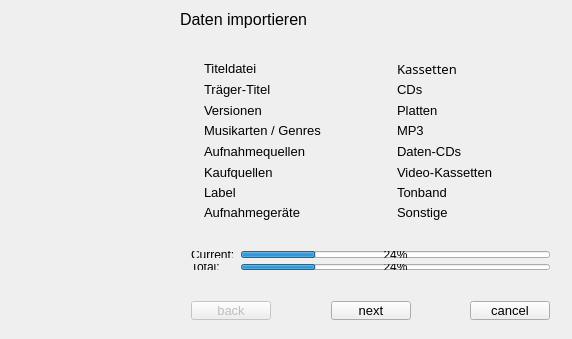
<?xml version="1.0" encoding="UTF-8"?>
<ui version="4.0">
 <class>FirstStartClass</class>
 <widget class="QDialog" name="FirstStartClass">
  <property name="geometry">
   <rect>
    <x>0</x>
    <y>0</y>
    <width>572</width>
    <height>339</height>
   </rect>
  </property>
  <property name="minimumSize">
   <size>
    <width>572</width>
    <height>339</height>
   </size>
  </property>
  <property name="maximumSize">
   <size>
    <width>572</width>
    <height>339</height>
   </size>
  </property>
  <property name="windowTitle">
   <string>WinMusik 3 - First Start</string>
  </property>
  <widget class="QLabel" name="label">
   <property name="geometry">
    <rect>
     <x>0</x>
     <y>0</y>
     <width>166</width>
     <height>341</height>
    </rect>
   </property>
   <property name="frameShape">
    <enum>QFrame::NoFrame</enum>
   </property>
   <property name="frameShadow">
    <enum>QFrame::Plain</enum>
   </property>
   <property name="text">
    <string/>
   </property>
   <property name="pixmap">
    <pixmap resource="../resources.qrc">:/other/resources/setup-wizzard.png</pixmap>
   </property>
   <property name="scaledContents">
    <bool>false</bool>
   </property>
  </widget>
  <widget class="QStackedWidget" name="stackedWidget">
   <property name="geometry">
    <rect>
     <x>170</x>
     <y>10</y>
     <width>391</width>
     <height>271</height>
    </rect>
   </property>
   <property name="locale">
    <locale language="English" country="UnitedStates"/>
   </property>
   <property name="frameShape">
    <enum>QFrame::NoFrame</enum>
   </property>
   <property name="frameShadow">
    <enum>QFrame::Plain</enum>
   </property>
   <property name="currentIndex">
    <number>6</number>
   </property>
   <widget class="QWidget" name="page">
    <widget class="QLabel" name="label_2">
     <property name="geometry">
      <rect>
       <x>10</x>
       <y>40</y>
       <width>361</width>
       <height>171</height>
      </rect>
     </property>
     <property name="font">
      <font>
       <family>Liberation Sans</family>
       <pointsize>10</pointsize>
      </font>
     </property>
     <property name="text">
      <string>Dies ist das erste mal, dass Sie WinMusik gestartet haben. Der Setup-Assistent wird Ihnen helfen das Programm nach Ihren Bedürfnissen einzurichten. Alle Einstellungen können Sie auch später noch über das Setup-Menü anpassen.

Klicken Sie auf &quot;weiter&quot; um fortzufahren.</string>
     </property>
     <property name="textFormat">
      <enum>Qt::PlainText</enum>
     </property>
     <property name="alignment">
      <set>Qt::AlignLeading|Qt::AlignLeft|Qt::AlignTop</set>
     </property>
     <property name="wordWrap">
      <bool>true</bool>
     </property>
    </widget>
    <widget class="QLabel" name="label_18">
     <property name="geometry">
      <rect>
       <x>10</x>
       <y>0</y>
       <width>341</width>
       <height>21</height>
      </rect>
     </property>
     <property name="font">
      <font>
       <family>Liberation Sans</family>
       <pointsize>12</pointsize>
      </font>
     </property>
     <property name="text">
      <string>Welcome to WinMusik 3!</string>
     </property>
     <property name="textFormat">
      <enum>Qt::PlainText</enum>
     </property>
     <property name="alignment">
      <set>Qt::AlignLeading|Qt::AlignLeft|Qt::AlignTop</set>
     </property>
    </widget>
   </widget>
   <widget class="QWidget" name="page_2">
    <widget class="QLabel" name="label_16">
     <property name="geometry">
      <rect>
       <x>10</x>
       <y>0</y>
       <width>341</width>
       <height>21</height>
      </rect>
     </property>
     <property name="font">
      <font>
       <family>Liberation Sans</family>
       <pointsize>12</pointsize>
      </font>
     </property>
     <property name="text">
      <string>Neuinstallation oder Wiederherstellung?</string>
     </property>
     <property name="alignment">
      <set>Qt::AlignLeading|Qt::AlignLeft|Qt::AlignTop</set>
     </property>
    </widget>
    <widget class="QLabel" name="label_17">
     <property name="geometry">
      <rect>
       <x>10</x>
       <y>40</y>
       <width>361</width>
       <height>141</height>
      </rect>
     </property>
     <property name="font">
      <font>
       <family>Liberation Sans</family>
       <pointsize>10</pointsize>
      </font>
     </property>
     <property name="text">
      <string>Falls WinMusik 3.x bereits zuvor auf Ihrem Rechner installiert war, können Sie die alten Daten übernehmen. Geben Sie dazu einfach das Datenverzeichnis der alten Installation an, dann werden sämtliche Einstellungen und Daten übernommen.

Handelt es sich um eine Neuinstallation, klicken Sie einfach auf &quot;weiter&quot;.
</string>
     </property>
     <property name="alignment">
      <set>Qt::AlignLeading|Qt::AlignLeft|Qt::AlignTop</set>
     </property>
     <property name="wordWrap">
      <bool>true</bool>
     </property>
    </widget>
    <widget class="QWidget" name="horizontalLayout_4">
     <property name="geometry">
      <rect>
       <x>10</x>
       <y>190</y>
       <width>381</width>
       <height>34</height>
      </rect>
     </property>
     <layout class="QHBoxLayout" name="_2">
      <property name="spacing">
       <number>4</number>
      </property>
      <item>
       <widget class="QLabel" name="label_19">
        <property name="sizePolicy">
         <sizepolicy hsizetype="Preferred" vsizetype="Fixed">
          <horstretch>0</horstretch>
          <verstretch>0</verstretch>
         </sizepolicy>
        </property>
        <property name="font">
         <font>
          <family>Liberation Sans</family>
          <pointsize>10</pointsize>
         </font>
        </property>
        <property name="text">
         <string>Pfad:</string>
        </property>
       </widget>
      </item>
      <item>
       <widget class="QLineEdit" name="recoverpath">
        <property name="font">
         <font>
          <family>Liberation Sans</family>
         </font>
        </property>
       </widget>
      </item>
      <item>
       <widget class="QToolButton" name="selectrecoverpath">
        <property name="font">
         <font>
          <family>Liberation Sans</family>
         </font>
        </property>
        <property name="text">
         <string/>
        </property>
        <property name="icon">
         <iconset resource="../resources.qrc">
          <normaloff>:/icons/resources/folder-open-16.png</normaloff>:/icons/resources/folder-open-16.png</iconset>
        </property>
       </widget>
      </item>
     </layout>
    </widget>
   </widget>
   <widget class="QWidget" name="page_3">
    <widget class="QLabel" name="label_10">
     <property name="geometry">
      <rect>
       <x>10</x>
       <y>0</y>
       <width>341</width>
       <height>18</height>
      </rect>
     </property>
     <property name="font">
      <font>
       <family>Liberation Sans</family>
       <pointsize>12</pointsize>
      </font>
     </property>
     <property name="text">
      <string>Lokales Datenverzeichnis</string>
     </property>
     <property name="alignment">
      <set>Qt::AlignLeading|Qt::AlignLeft|Qt::AlignTop</set>
     </property>
    </widget>
    <widget class="QLabel" name="label_11">
     <property name="geometry">
      <rect>
       <x>10</x>
       <y>40</y>
       <width>361</width>
       <height>71</height>
      </rect>
     </property>
     <property name="font">
      <font>
       <family>Liberation Sans</family>
       <pointsize>10</pointsize>
      </font>
     </property>
     <property name="text">
      <string>Bitte geben Sie den Pfad an, in dem WinMusik seine Daten speichern soll.</string>
     </property>
     <property name="alignment">
      <set>Qt::AlignLeading|Qt::AlignLeft|Qt::AlignTop</set>
     </property>
     <property name="wordWrap">
      <bool>true</bool>
     </property>
    </widget>
    <widget class="QWidget" name="horizontalLayout_2">
     <property name="geometry">
      <rect>
       <x>10</x>
       <y>120</y>
       <width>381</width>
       <height>34</height>
      </rect>
     </property>
     <layout class="QHBoxLayout" name="_3">
      <property name="spacing">
       <number>4</number>
      </property>
      <item>
       <widget class="QLabel" name="label_14">
        <property name="sizePolicy">
         <sizepolicy hsizetype="Preferred" vsizetype="Fixed">
          <horstretch>0</horstretch>
          <verstretch>0</verstretch>
         </sizepolicy>
        </property>
        <property name="font">
         <font>
          <family>Liberation Sans</family>
          <pointsize>10</pointsize>
         </font>
        </property>
        <property name="text">
         <string>Pfad:</string>
        </property>
       </widget>
      </item>
      <item>
       <widget class="QLineEdit" name="localdatapath">
        <property name="font">
         <font>
          <family>Liberation Sans</family>
         </font>
        </property>
       </widget>
      </item>
      <item>
       <widget class="QToolButton" name="selectdatapath">
        <property name="font">
         <font>
          <family>Liberation Sans</family>
         </font>
        </property>
        <property name="text">
         <string/>
        </property>
        <property name="icon">
         <iconset resource="../resources.qrc">
          <normaloff>:/icons/resources/folder-open-16.png</normaloff>:/icons/resources/folder-open-16.png</iconset>
        </property>
       </widget>
      </item>
     </layout>
    </widget>
   </widget>
   <widget class="QWidget" name="page_4">
    <widget class="QLabel" name="label_13">
     <property name="geometry">
      <rect>
       <x>10</x>
       <y>0</y>
       <width>341</width>
       <height>18</height>
      </rect>
     </property>
     <property name="font">
      <font>
       <family>Liberation Sans</family>
       <pointsize>12</pointsize>
      </font>
     </property>
     <property name="text">
      <string>Daten importieren</string>
     </property>
     <property name="alignment">
      <set>Qt::AlignLeading|Qt::AlignLeft|Qt::AlignTop</set>
     </property>
    </widget>
    <widget class="QLabel" name="label_12">
     <property name="geometry">
      <rect>
       <x>10</x>
       <y>40</y>
       <width>361</width>
       <height>81</height>
      </rect>
     </property>
     <property name="font">
      <font>
       <family>Liberation Sans</family>
       <pointsize>10</pointsize>
      </font>
     </property>
     <property name="text">
      <string>Falls Sie zuvor mit WinMusik 2.x gearbeitet haben, können Sie dessen Daten importieren. Geben Sie dazu den Pfad des Datenverzeichnisses an. Klicken Sie auf &quot;weiter&quot;, wenn Sie keine Daten importieren möchten.</string>
     </property>
     <property name="alignment">
      <set>Qt::AlignLeading|Qt::AlignLeft|Qt::AlignTop</set>
     </property>
     <property name="wordWrap">
      <bool>true</bool>
     </property>
    </widget>
    <widget class="QWidget" name="layoutWidget">
     <property name="geometry">
      <rect>
       <x>10</x>
       <y>140</y>
       <width>381</width>
       <height>54</height>
      </rect>
     </property>
     <layout class="QFormLayout" name="formLayout">
      <item row="0" column="0">
       <widget class="QLabel" name="label_15">
        <property name="sizePolicy">
         <sizepolicy hsizetype="Preferred" vsizetype="Fixed">
          <horstretch>0</horstretch>
          <verstretch>0</verstretch>
         </sizepolicy>
        </property>
        <property name="font">
         <font>
          <family>Liberation Sans</family>
          <pointsize>10</pointsize>
         </font>
        </property>
        <property name="text">
         <string>Pfad:</string>
        </property>
       </widget>
      </item>
      <item row="0" column="1">
       <layout class="QHBoxLayout" name="_4">
        <property name="spacing">
         <number>4</number>
        </property>
        <item>
         <widget class="QLineEdit" name="importpath">
          <property name="font">
           <font>
            <family>Liberation Sans</family>
           </font>
          </property>
         </widget>
        </item>
        <item>
         <widget class="QToolButton" name="selectimportpath">
          <property name="font">
           <font>
            <family>Liberation Sans</family>
           </font>
          </property>
          <property name="text">
           <string/>
          </property>
          <property name="icon">
           <iconset resource="../resources.qrc">
            <normaloff>:/icons/resources/folder-open-16.png</normaloff>:/icons/resources/folder-open-16.png</iconset>
          </property>
         </widget>
        </item>
       </layout>
      </item>
      <item row="1" column="0">
       <widget class="QLabel" name="label_3">
        <property name="text">
         <string>Charset:</string>
        </property>
       </widget>
      </item>
      <item row="1" column="1">
       <layout class="QHBoxLayout" name="horizontalLayout_5">
        <item>
         <widget class="QComboBox" name="charset"/>
        </item>
        <item>
         <spacer name="horizontalSpacer">
          <property name="orientation">
           <enum>Qt::Horizontal</enum>
          </property>
          <property name="sizeHint" stdset="0">
           <size>
            <width>40</width>
            <height>20</height>
           </size>
          </property>
         </spacer>
        </item>
       </layout>
      </item>
     </layout>
    </widget>
   </widget>
   <widget class="QWidget" name="page_5">
    <widget class="QLabel" name="label_25">
     <property name="geometry">
      <rect>
       <x>10</x>
       <y>40</y>
       <width>361</width>
       <height>81</height>
      </rect>
     </property>
     <property name="font">
      <font>
       <family>Liberation Sans</family>
       <pointsize>10</pointsize>
      </font>
     </property>
     <property name="text">
      <string>Die Konfigurationsdaten sind nun vollständig. Über die Menüoption &quot;Einstellungen&quot; können Sie weitere Einstellungen vornehmen.</string>
     </property>
     <property name="alignment">
      <set>Qt::AlignLeading|Qt::AlignLeft|Qt::AlignTop</set>
     </property>
     <property name="wordWrap">
      <bool>true</bool>
     </property>
    </widget>
    <widget class="QLabel" name="label_27">
     <property name="geometry">
      <rect>
       <x>10</x>
       <y>0</y>
       <width>341</width>
       <height>21</height>
      </rect>
     </property>
     <property name="font">
      <font>
       <family>Liberation Sans</family>
       <pointsize>12</pointsize>
      </font>
     </property>
     <property name="text">
      <string>Konfiguration komplett</string>
     </property>
     <property name="alignment">
      <set>Qt::AlignLeading|Qt::AlignLeft|Qt::AlignTop</set>
     </property>
    </widget>
    <widget class="QLabel" name="label_30">
     <property name="geometry">
      <rect>
       <x>10</x>
       <y>120</y>
       <width>361</width>
       <height>81</height>
      </rect>
     </property>
     <property name="font">
      <font>
       <family>Liberation Sans</family>
       <pointsize>10</pointsize>
      </font>
     </property>
     <property name="text">
      <string>Klicken Sie auf &quot;fertig&quot;, um die Konfigurationsdaten zu Speichern und WinMusik zu starten.</string>
     </property>
     <property name="alignment">
      <set>Qt::AlignLeading|Qt::AlignLeft|Qt::AlignTop</set>
     </property>
     <property name="wordWrap">
      <bool>true</bool>
     </property>
    </widget>
   </widget>
   <widget class="QWidget" name="page_6">
    <widget class="QLabel" name="label_31">
     <property name="geometry">
      <rect>
       <x>10</x>
       <y>0</y>
       <width>341</width>
       <height>21</height>
      </rect>
     </property>
     <property name="font">
      <font>
       <family>Liberation Sans</family>
       <pointsize>12</pointsize>
      </font>
     </property>
     <property name="text">
      <string>Konfiguration komplett</string>
     </property>
     <property name="alignment">
      <set>Qt::AlignLeading|Qt::AlignLeft|Qt::AlignTop</set>
     </property>
    </widget>
    <widget class="QLabel" name="label_32">
     <property name="geometry">
      <rect>
       <x>10</x>
       <y>40</y>
       <width>361</width>
       <height>81</height>
      </rect>
     </property>
     <property name="font">
      <font>
       <family>Liberation Sans</family>
       <pointsize>10</pointsize>
      </font>
     </property>
     <property name="text">
      <string>Die Konfigurationsdaten sind nun vollständig. Über die Menüoption &quot;Einstellungen&quot; können Sie weitere Einstellungen vornehmen.</string>
     </property>
     <property name="alignment">
      <set>Qt::AlignLeading|Qt::AlignLeft|Qt::AlignTop</set>
     </property>
     <property name="wordWrap">
      <bool>true</bool>
     </property>
    </widget>
    <widget class="QLabel" name="label_34">
     <property name="geometry">
      <rect>
       <x>10</x>
       <y>120</y>
       <width>361</width>
       <height>81</height>
      </rect>
     </property>
     <property name="font">
      <font>
       <family>Liberation Sans</family>
       <pointsize>10</pointsize>
      </font>
     </property>
     <property name="text">
      <string>Klicken Sie auf &quot;weiter&quot;, um die Konfigurationsdaten zu Speichern und die Daten von WinMusik Version 2.x zu importieren.</string>
     </property>
     <property name="alignment">
      <set>Qt::AlignLeading|Qt::AlignLeft|Qt::AlignTop</set>
     </property>
     <property name="wordWrap">
      <bool>true</bool>
     </property>
    </widget>
   </widget>
   <widget class="QWidget" name="page_7">
    <widget class="QLabel" name="label_22">
     <property name="geometry">
      <rect>
       <x>10</x>
       <y>0</y>
       <width>341</width>
       <height>18</height>
      </rect>
     </property>
     <property name="font">
      <font>
       <family>Liberation Sans</family>
       <pointsize>12</pointsize>
      </font>
     </property>
     <property name="text">
      <string>Daten importieren</string>
     </property>
     <property name="alignment">
      <set>Qt::AlignLeading|Qt::AlignLeft|Qt::AlignTop</set>
     </property>
    </widget>
    <widget class="QWidget" name="layoutWidget">
     <property name="geometry">
      <rect>
       <x>10</x>
       <y>40</y>
       <width>381</width>
       <height>181</height>
      </rect>
     </property>
     <layout class="QGridLayout" name="_5">
      <item row="0" column="0">
       <widget class="QLabel" name="import_titeldatei">
        <property name="text">
         <string/>
        </property>
        <property name="pixmap">
         <pixmap resource="../resources.qrc">:/icons/resources/button_ok.png</pixmap>
        </property>
       </widget>
      </item>
      <item row="0" column="1">
       <widget class="QLabel" name="label_24">
        <property name="font">
         <font>
          <family>Liberation Sans</family>
          <pointsize>10</pointsize>
         </font>
        </property>
        <property name="text">
         <string>Titeldatei</string>
        </property>
       </widget>
      </item>
      <item row="0" column="3">
       <widget class="QLabel" name="import_kassetten">
        <property name="text">
         <string/>
        </property>
        <property name="pixmap">
         <pixmap resource="../resources.qrc">:/icons/resources/button_ok.png</pixmap>
        </property>
       </widget>
      </item>
      <item row="0" column="4">
       <widget class="QLabel" name="label_61">
        <property name="font">
         <font>
          <family>Luxi Sans</family>
          <pointsize>10</pointsize>
         </font>
        </property>
        <property name="text">
         <string>Kassetten</string>
        </property>
       </widget>
      </item>
      <item row="0" column="5">
       <spacer>
        <property name="orientation">
         <enum>Qt::Horizontal</enum>
        </property>
        <property name="sizeHint" stdset="0">
         <size>
          <width>40</width>
          <height>20</height>
         </size>
        </property>
       </spacer>
      </item>
      <item row="1" column="0">
       <widget class="QLabel" name="import_traegertitel">
        <property name="text">
         <string/>
        </property>
        <property name="pixmap">
         <pixmap resource="../resources.qrc">:/icons/resources/button_ok.png</pixmap>
        </property>
       </widget>
      </item>
      <item row="1" column="1">
       <widget class="QLabel" name="label_26">
        <property name="font">
         <font>
          <family>Liberation Sans</family>
          <pointsize>10</pointsize>
         </font>
        </property>
        <property name="text">
         <string>Träger-Titel</string>
        </property>
       </widget>
      </item>
      <item row="1" column="3">
       <widget class="QLabel" name="import_cds">
        <property name="text">
         <string/>
        </property>
        <property name="pixmap">
         <pixmap resource="../resources.qrc">:/icons/resources/button_ok.png</pixmap>
        </property>
       </widget>
      </item>
      <item row="1" column="4">
       <widget class="QLabel" name="Label_62">
        <property name="font">
         <font>
          <family>Liberation Sans</family>
          <pointsize>10</pointsize>
         </font>
        </property>
        <property name="text">
         <string>CDs</string>
        </property>
       </widget>
      </item>
      <item row="2" column="0">
       <widget class="QLabel" name="import_versionen">
        <property name="text">
         <string/>
        </property>
        <property name="pixmap">
         <pixmap resource="../resources.qrc">:/icons/resources/button_ok.png</pixmap>
        </property>
       </widget>
      </item>
      <item row="2" column="1">
       <widget class="QLabel" name="label_28">
        <property name="font">
         <font>
          <family>Liberation Sans</family>
          <pointsize>10</pointsize>
         </font>
        </property>
        <property name="text">
         <string>Versionen</string>
        </property>
       </widget>
      </item>
      <item row="2" column="3">
       <widget class="QLabel" name="import_platten">
        <property name="text">
         <string/>
        </property>
        <property name="pixmap">
         <pixmap resource="../resources.qrc">:/icons/resources/button_ok.png</pixmap>
        </property>
       </widget>
      </item>
      <item row="2" column="4">
       <widget class="QLabel" name="label_49">
        <property name="font">
         <font>
          <family>Liberation Sans</family>
          <pointsize>10</pointsize>
         </font>
        </property>
        <property name="text">
         <string>Platten</string>
        </property>
       </widget>
      </item>
      <item row="3" column="0">
       <widget class="QLabel" name="import_musikarten">
        <property name="text">
         <string/>
        </property>
        <property name="pixmap">
         <pixmap resource="../resources.qrc">:/icons/resources/button_ok.png</pixmap>
        </property>
       </widget>
      </item>
      <item row="3" column="1">
       <widget class="QLabel" name="Labe_28">
        <property name="font">
         <font>
          <family>Liberation Sans</family>
          <pointsize>10</pointsize>
         </font>
        </property>
        <property name="text">
         <string>Musikarten / Genres</string>
        </property>
       </widget>
      </item>
      <item row="3" column="3">
       <widget class="QLabel" name="import_mp3">
        <property name="text">
         <string/>
        </property>
        <property name="pixmap">
         <pixmap resource="../resources.qrc">:/icons/resources/button_ok.png</pixmap>
        </property>
       </widget>
      </item>
      <item row="3" column="4">
       <widget class="QLabel" name="label_52">
        <property name="font">
         <font>
          <family>Liberation Sans</family>
          <pointsize>10</pointsize>
         </font>
        </property>
        <property name="text">
         <string>MP3</string>
        </property>
       </widget>
      </item>
      <item row="4" column="0">
       <widget class="QLabel" name="import_quellen">
        <property name="text">
         <string/>
        </property>
        <property name="pixmap">
         <pixmap resource="../resources.qrc">:/icons/resources/button_ok.png</pixmap>
        </property>
       </widget>
      </item>
      <item row="4" column="1">
       <widget class="QLabel" name="label_29">
        <property name="font">
         <font>
          <family>Liberation Sans</family>
          <pointsize>10</pointsize>
         </font>
        </property>
        <property name="text">
         <string>Aufnahmequellen</string>
        </property>
       </widget>
      </item>
      <item row="4" column="3">
       <widget class="QLabel" name="import_daten">
        <property name="text">
         <string/>
        </property>
        <property name="pixmap">
         <pixmap resource="../resources.qrc">:/icons/resources/button_ok.png</pixmap>
        </property>
       </widget>
      </item>
      <item row="4" column="4">
       <widget class="QLabel" name="label_54">
        <property name="font">
         <font>
          <family>Liberation Sans</family>
          <pointsize>10</pointsize>
         </font>
        </property>
        <property name="text">
         <string>Daten-CDs</string>
        </property>
       </widget>
      </item>
      <item row="5" column="0">
       <widget class="QLabel" name="import_kaufquellen">
        <property name="text">
         <string/>
        </property>
        <property name="pixmap">
         <pixmap resource="../resources.qrc">:/icons/resources/button_ok.png</pixmap>
        </property>
       </widget>
      </item>
      <item row="5" column="1">
       <widget class="QLabel" name="label_33">
        <property name="font">
         <font>
          <family>Liberation Sans</family>
          <pointsize>10</pointsize>
         </font>
        </property>
        <property name="text">
         <string>Kaufquellen</string>
        </property>
       </widget>
      </item>
      <item row="5" column="3">
       <widget class="QLabel" name="import_video">
        <property name="text">
         <string/>
        </property>
        <property name="pixmap">
         <pixmap resource="../resources.qrc">:/icons/resources/button_ok.png</pixmap>
        </property>
       </widget>
      </item>
      <item row="5" column="4">
       <widget class="QLabel" name="label_56">
        <property name="font">
         <font>
          <family>Liberation Sans</family>
          <pointsize>10</pointsize>
         </font>
        </property>
        <property name="text">
         <string>Video-Kassetten</string>
        </property>
       </widget>
      </item>
      <item row="7" column="0">
       <widget class="QLabel" name="import_label">
        <property name="text">
         <string/>
        </property>
        <property name="pixmap">
         <pixmap resource="../resources.qrc">:/icons/resources/button_ok.png</pixmap>
        </property>
       </widget>
      </item>
      <item row="7" column="1">
       <widget class="QLabel" name="label_35">
        <property name="font">
         <font>
          <family>Liberation Sans</family>
          <pointsize>10</pointsize>
         </font>
        </property>
        <property name="text">
         <string>Label</string>
        </property>
       </widget>
      </item>
      <item row="7" column="4">
       <widget class="QLabel" name="label_57">
        <property name="font">
         <font>
          <family>Liberation Sans</family>
          <pointsize>10</pointsize>
         </font>
        </property>
        <property name="text">
         <string>Tonband</string>
        </property>
       </widget>
      </item>
      <item row="8" column="3">
       <widget class="QLabel" name="import_sonstige">
        <property name="text">
         <string/>
        </property>
        <property name="pixmap">
         <pixmap resource="../resources.qrc">:/icons/resources/button_ok.png</pixmap>
        </property>
       </widget>
      </item>
      <item row="8" column="4">
       <widget class="QLabel" name="label_59">
        <property name="font">
         <font>
          <family>Liberation Sans</family>
          <pointsize>10</pointsize>
         </font>
        </property>
        <property name="text">
         <string>Sonstige</string>
        </property>
       </widget>
      </item>
      <item row="0" column="2">
       <spacer>
        <property name="orientation">
         <enum>Qt::Horizontal</enum>
        </property>
        <property name="sizeHint" stdset="0">
         <size>
          <width>40</width>
          <height>20</height>
         </size>
        </property>
       </spacer>
      </item>
      <item row="8" column="0">
       <widget class="QLabel" name="import_geraete">
        <property name="text">
         <string/>
        </property>
        <property name="pixmap">
         <pixmap resource="../resources.qrc">:/icons/resources/button_ok.png</pixmap>
        </property>
       </widget>
      </item>
      <item row="8" column="1">
       <widget class="QLabel" name="label_36">
        <property name="font">
         <font>
          <family>Liberation Sans</family>
          <pointsize>10</pointsize>
         </font>
        </property>
        <property name="text">
         <string>Aufnahmegeräte</string>
        </property>
       </widget>
      </item>
      <item row="7" column="3">
       <widget class="QLabel" name="import_band">
        <property name="text">
         <string/>
        </property>
        <property name="pixmap">
         <pixmap resource="../resources.qrc">:/icons/resources/button_ok.png</pixmap>
        </property>
       </widget>
      </item>
     </layout>
    </widget>
    <widget class="QWidget" name="">
     <property name="geometry">
      <rect>
       <x>10</x>
       <y>230</y>
       <width>381</width>
       <height>41</height>
      </rect>
     </property>
     <layout class="QGridLayout" name="gridLayout">
      <item row="0" column="0">
       <widget class="QLabel" name="label_5">
        <property name="text">
         <string>Current:</string>
        </property>
       </widget>
      </item>
      <item row="1" column="0">
       <widget class="QLabel" name="label_4">
        <property name="text">
         <string>Total:</string>
        </property>
       </widget>
      </item>
      <item row="1" column="1">
       <widget class="QProgressBar" name="progressBar">
        <property name="font">
         <font>
          <family>Liberation Sans</family>
         </font>
        </property>
        <property name="value">
         <number>24</number>
        </property>
       </widget>
      </item>
      <item row="0" column="1">
       <widget class="QProgressBar" name="currentProgress">
        <property name="value">
         <number>24</number>
        </property>
       </widget>
      </item>
     </layout>
    </widget>
   </widget>
   <widget class="QWidget" name="page_8">
    <widget class="QLabel" name="label_38">
     <property name="geometry">
      <rect>
       <x>10</x>
       <y>40</y>
       <width>361</width>
       <height>81</height>
      </rect>
     </property>
     <property name="font">
      <font>
       <family>Liberation Sans</family>
       <pointsize>10</pointsize>
      </font>
     </property>
     <property name="text">
      <string>Die Daten der früheren WinMusik-Installation werden verwendet. Bitte klicken Sie auf &quot;fertig&quot;, um WinMusik zu starten.</string>
     </property>
     <property name="alignment">
      <set>Qt::AlignLeading|Qt::AlignLeft|Qt::AlignTop</set>
     </property>
     <property name="wordWrap">
      <bool>true</bool>
     </property>
    </widget>
    <widget class="QLabel" name="label_37">
     <property name="geometry">
      <rect>
       <x>10</x>
       <y>0</y>
       <width>341</width>
       <height>21</height>
      </rect>
     </property>
     <property name="font">
      <font>
       <family>Liberation Sans</family>
       <pointsize>12</pointsize>
      </font>
     </property>
     <property name="text">
      <string>Konfiguration komplett</string>
     </property>
     <property name="alignment">
      <set>Qt::AlignLeading|Qt::AlignLeft|Qt::AlignTop</set>
     </property>
    </widget>
   </widget>
   <widget class="QWidget" name="page_9">
    <widget class="QLabel" name="label_39">
     <property name="geometry">
      <rect>
       <x>10</x>
       <y>0</y>
       <width>341</width>
       <height>21</height>
      </rect>
     </property>
     <property name="font">
      <font>
       <family>Liberation Sans</family>
       <pointsize>12</pointsize>
      </font>
     </property>
     <property name="text">
      <string>Import komplett</string>
     </property>
     <property name="alignment">
      <set>Qt::AlignLeading|Qt::AlignLeft|Qt::AlignTop</set>
     </property>
    </widget>
    <widget class="QLabel" name="label_40">
     <property name="geometry">
      <rect>
       <x>10</x>
       <y>40</y>
       <width>361</width>
       <height>81</height>
      </rect>
     </property>
     <property name="font">
      <font>
       <family>Liberation Sans</family>
       <pointsize>10</pointsize>
      </font>
     </property>
     <property name="text">
      <string>Die Daten von WinMusik 2 sind nun vollständig importiert. Klicken Sie auf &quot;fertig&quot;, um WinMusik zu starten.</string>
     </property>
     <property name="alignment">
      <set>Qt::AlignLeading|Qt::AlignLeft|Qt::AlignTop</set>
     </property>
     <property name="wordWrap">
      <bool>true</bool>
     </property>
    </widget>
   </widget>
  </widget>
  <widget class="QWidget" name="horizontalLayout">
   <property name="geometry">
    <rect>
     <x>180</x>
     <y>290</y>
     <width>381</width>
     <height>41</height>
    </rect>
   </property>
   <layout class="QHBoxLayout">
    <item>
     <widget class="QPushButton" name="buttonZurueck">
      <property name="enabled">
       <bool>false</bool>
      </property>
      <property name="font">
       <font>
        <family>Liberation Sans</family>
        <pointsize>10</pointsize>
       </font>
      </property>
      <property name="text">
       <string>back</string>
      </property>
      <property name="icon">
       <iconset resource="../resources.qrc">
        <normaloff>:/icons/resources/previous.png</normaloff>:/icons/resources/previous.png</iconset>
      </property>
     </widget>
    </item>
    <item>
     <spacer>
      <property name="orientation">
       <enum>Qt::Horizontal</enum>
      </property>
      <property name="sizeHint" stdset="0">
       <size>
        <width>40</width>
        <height>20</height>
       </size>
      </property>
     </spacer>
    </item>
    <item>
     <widget class="QPushButton" name="buttonWeiter">
      <property name="enabled">
       <bool>true</bool>
      </property>
      <property name="font">
       <font>
        <family>Liberation Sans</family>
        <pointsize>10</pointsize>
       </font>
      </property>
      <property name="text">
       <string>next</string>
      </property>
      <property name="icon">
       <iconset resource="../resources.qrc">
        <normaloff>:/icons/resources/next.png</normaloff>:/icons/resources/next.png</iconset>
      </property>
     </widget>
    </item>
    <item>
     <spacer>
      <property name="orientation">
       <enum>Qt::Horizontal</enum>
      </property>
      <property name="sizeHint" stdset="0">
       <size>
        <width>40</width>
        <height>20</height>
       </size>
      </property>
     </spacer>
    </item>
    <item>
     <widget class="QPushButton" name="buttonAbbrechen">
      <property name="enabled">
       <bool>true</bool>
      </property>
      <property name="font">
       <font>
        <family>Liberation Sans</family>
        <pointsize>10</pointsize>
       </font>
      </property>
      <property name="text">
       <string>cancel</string>
      </property>
      <property name="icon">
       <iconset resource="../resources.qrc">
        <normaloff>:/icons/resources/cancel.png</normaloff>:/icons/resources/cancel.png</iconset>
      </property>
     </widget>
    </item>
   </layout>
  </widget>
 </widget>
 <layoutdefault spacing="6" margin="11"/>
 <resources>
  <include location="../resources.qrc"/>
  <include location="../resources.qrc"/>
  <include location="../resources.qrc"/>
  <include location="../resources.qrc"/>
  <include location="../resources.qrc"/>
  <include location="../resources.qrc"/>
  <include location="../resources.qrc"/>
  <include location="../resources.qrc"/>
  <include location="../resources.qrc"/>
  <include location="../resources.qrc"/>
  <include location="../resources.qrc"/>
  <include location="../resources.qrc"/>
  <include location="../resources.qrc"/>
  <include location="../resources.qrc"/>
  <include location="../resources.qrc"/>
 </resources>
 <connections/>
</ui>
